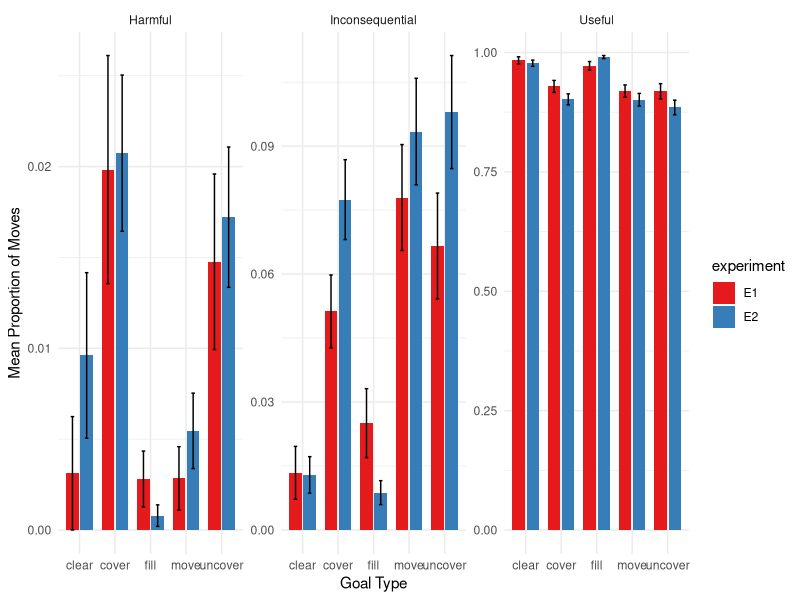
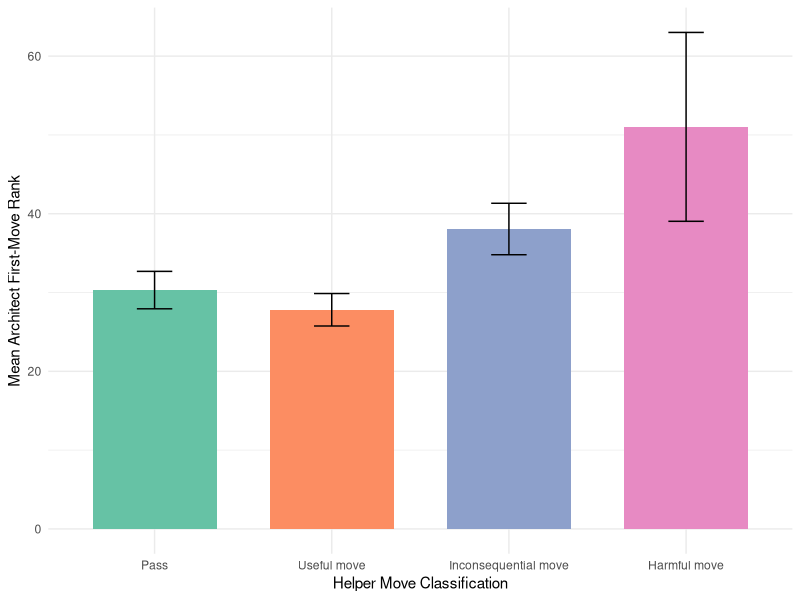
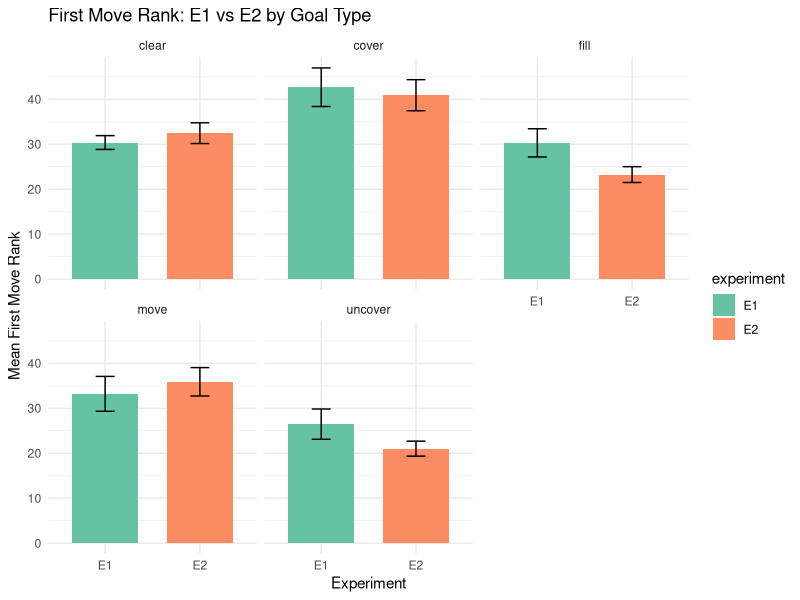

The R source for these figures, in order: (Note: this script raises an error after producing the figures.)
## ---- chunk 1
knitr::opts_chunk$set(echo = TRUE)
library(tidyverse)
library(lme4)
library(emmeans)
library(ggplot2)
library(dplyr)
library(broom)
library(rstatix)
library(ggpubr)
library(car)
library(stringr)
## ---- chunk 2
e1 <- read_csv("../data/e1/final_tracker.csv") %>%
  mutate(experiment = "E1")
e2 <- read_csv("../data/e2/final_tracker.csv")%>%
  mutate(experiment = "E2")
e1_first_moves <- read_csv("../data/e1/final_first_moves.csv")
e2_first_moves <- read_csv("../data/e2/first_moves.csv")
combined_saliences <- read_csv("../analysis/salience_first_moves.csv")


## ---- chunk 3

e1_architects <- e1 %>%
  filter(role == "architect")

combined <- bind_rows(e1_architects, e2) %>%
  mutate(
    move_type = case_when(
      move_utility == 1 ~ "Useful",
      move_utility == 0 ~ "Inconsequential",
      move_utility == -1 ~ "Harmful"
    ),
    ID = ifelse(experiment == "E2", anonID, ID)
  )

# counting move_types by proportion
prop_moves <- combined %>%
  count(experiment, ID, goal_type, move_type, name = "move_count") %>%
  group_by(experiment, ID, goal_type) %>%
  complete(move_type = c("Useful", "Harmful", "Inconsequential"), fill = list(move_count = 0)) %>%
  mutate(total_moves = sum(move_count),
         prop = move_count / total_moves) %>%
  ungroup() %>%
  mutate(across(c(experiment, goal_type, move_type, ID), as.factor)) %>%
  select(-move_count, -total_moves)



# check that proportions add to 1
prop_moves %>%
  group_by(experiment, ID, goal_type) %>%
  summarise(total_prop = sum(prop)) %>%
  ungroup()


# quick summary 
prop_moves_summary <- prop_moves %>%
  group_by(goal_type, experiment, move_type) %>%
  summarise(
    mean_prop = mean(prop),
    sd_prop = sd(prop),
    .groups = "drop"
  )

## ---- chunk 4

prop_model = lm(data = prop_moves, prop ~ experiment*move_type*goal_type)
car::Anova(prop_model)

# Get EMMs from full model, averaged over goal_type
emm <- emmeans(prop_model, ~ experiment | move_type)

# Pairwise comparisons between experiments within each move_type
distr_contrast_results <- contrast(emm, method = "pairwise", adjust = "tukey")

distr_contrast_results
## ---- chunk 5
ggplot(prop_moves, aes(x = goal_type, y = prop, fill = experiment)) +
  stat_summary(fun = mean, geom = "bar", position = position_dodge(width = 0.8), width = 0.7) +
  stat_summary(fun.data = mean_se, geom = "errorbar", 
               position = position_dodge(width = 0.8), 
               width = 0.2) +
  facet_wrap(~ move_type, scales = "free_y") +
  labs(y = "Mean Proportion of Moves", x = "Goal Type") +
  scale_fill_brewer(palette = "Set1") +
  theme_minimal()
## ---- chunk 6

# read & join architect ranks + helper first-move data
e1_first_moves %>%
  select(ID, goal, first_move_rank)

helpers <- e1 %>%
  filter(role == "helper", move_id == 1) %>%
  select(ID, goal, helper_move = move, helper_utility = move_utility)

helper_arch_comb <- e1_first_moves %>%
  inner_join(helpers, by = c("ID","goal"))

# make 4-level helper_class
helper_arch_comb <- helper_arch_comb %>%
  mutate(
    helper_class = case_when(
      helper_move == "pass"         ~ "Pass",
      helper_utility ==  1          ~ "Useful move",
      helper_utility ==  0          ~ "Inconsequential move",
      helper_utility == -1          ~ "Harmful move"
    ) %>%
    factor(levels = c("Pass","Useful move","Inconsequential move","Harmful move"))
  )

# frequencies & proportions of each class
helper_arch_comb %>%
  count(helper_class) %>%
  mutate(prop = n / sum(n))

# summary of architect first_move_rank by helper_class
helper_arch_comb_summary <- helper_arch_comb %>%
  group_by(helper_class) %>%
  summarise(
    mean_rank = mean(first_move_rank, na.rm = TRUE),
    sd_rank   = sd(first_move_rank,   na.rm = TRUE),
    n         = n(),
    .groups   = "drop"
  )

## ---- chunk 7
aov_model <- lm(first_move_rank ~ helper_class, data = helper_arch_comb)
car::Anova(aov_model)  

# estimated marginal means & Tukey‐adjusted pairwise contrasts
emm <- emmeans(aov_model, ~ helper_class)
helper_arch_contrast_res <- contrast(emm, method = "pairwise", adjust = "tukey")

helper_arch_contrast_res

## ---- chunk 8

ggplot(helper_arch_comb, aes(x = helper_class, y = first_move_rank, fill = helper_class)) +
  stat_summary(fun = mean, geom = "bar", position = position_dodge(.8), width = .7) +
  stat_summary(fun.data = mean_se, geom = "errorbar", position = position_dodge(.8), width = .2) +
  labs(
    x = "Helper Move Classification",
    y = "Mean Architect First-Move Rank"
  ) +
  scale_fill_brewer(palette = "Set2", guide = "none") +
  theme_minimal()


## ---- chunk 9

combined_first_moves <- bind_rows(
  e1_first_moves %>% mutate(experiment = "E1"),
  e2_first_moves %>% mutate(experiment = "E2")
) %>%
  mutate(goal_type = word(goal, 1))

anova_model <- lm(first_move_rank ~ experiment * goal_type, data = combined_first_moves)

# ANOVA test 
anova_results <- car::Anova(anova_model)
print(anova_results)

# Compute Estimated Marginal Means (EMMs) and contrasts
emm <- emmeans(anova_model, pairwise ~ experiment | goal_type, adjust = "tukey")
emm_results <- emm$contrasts
print(emm_results)



## ---- chunk 10
ggplot(combined_first_moves,
       aes(x = experiment, y = first_move_rank, fill = experiment)) +
  stat_summary(fun = mean, geom = "bar",
               position = position_dodge(.8), width = .7) +
  stat_summary(fun.data = mean_se, geom = "errorbar",
               position = position_dodge(.8), width = .2) +
  facet_wrap(~ goal_type) +
  labs(
    title = "First Move Rank: E1 vs E2 by Goal Type",
    x = "Experiment",
    y = "Mean First Move Rank"
  ) +
  scale_fill_brewer(palette = "Set2") +
  theme_minimal()


## ---- chunk 11
e1_prag <- combined_first_moves %>%
  filter(experiment == "E1") %>%
  select(ID, goal, goal_type, first_move_rank_e1 = first_move_rank)
e2_prag <- combined_first_moves %>%
  filter(experiment == "E2") %>%
  select(importId, anonID, goal, goal_type, first_move_rank_e2 = first_move_rank)

paired_prag <- e2_prag %>%
  inner_join(e1_prag, by = c("importId" = "ID", "goal", "goal_type")) %>%

## ---- chunk 12

goal_types <- unique(paired_prag$goal_type)
for(gt in goal_types) {
  temp <- paired_prag %>% filter(goal_type == gt)
  cat("====", gt, "====\n")
  print(t.test(temp$first_move_rank_e1, temp$first_move_rank_e2, var.equal = TRUE))
  cat("\n")}

## ---- chunk 13

ggplot(
  bind_rows(
    paired_prag %>%
      transmute(
        experiment = "E1",
        first_move_rank = first_move_rank_e1,
        goal_type = goal_type
      ),
    paired_prag %>%
      transmute(
        experiment = "E2",
        first_move_rank = first_move_rank_e2,
        goal_type = goal_type
      )
  ),
  aes(x = experiment, y = first_move_rank, fill = experiment)
) +
  stat_summary(fun = mean, geom = "bar",
               position = position_dodge(.8), width = .7) +
  stat_summary(fun.data = mean_se, geom = "errorbar",
               position = position_dodge(.8), width = .2) +
  facet_wrap(~ goal_type) +
  labs(
    title = "First Move Rank: Paired E1 vs E2 by Goal Type",
    x = "Experiment",
    y = "Mean First Move Rank"
  ) +
  scale_fill_brewer(palette = "Set2") +
  theme_minimal()

## ---- chunk 14

# stepwise
step_model <- lm(stepwise_salience ~ experiment * goal_type, data = combined_saliences)
car::Anova(step_model) 

# Get EMMs for experiment within each goal_type
emm_goal <- emmeans(step_model, ~ experiment | goal_type)

# Pairwise comparisons between experiments within goal_type
step_contrast_results <- contrast(emm_goal, method = "pairwise", adjust = "tukey")
print(step_contrast_results)

# euclidean
eucl_model <- lm(euclidean_salience ~ experiment * goal_type, data = combined_saliences)
car::Anova(eucl_model)

emm_eucl_goal <- emmeans(eucl_model, ~ experiment | goal_type)
  
eucl_contrast_results <- contrast(emm_eucl_goal, method = "pairwise", adjust = "tukey")
print(eucl_contrast_results)

## ---- chunk 15

e1_saliences <- combined_saliences %>%
  filter(experiment == "E1") %>%
  select(ID, goal, goal_type, stepwise_salience_e1 = stepwise_salience, euclidean_salience_e1 = euclidean_salience)
e2_saliences <- combined_saliences %>%
  filter(experiment =="E2") %>%
  select(importId, anonID, goal, goal_type, stepwise_salience_e2 = stepwise_salience, euclidean_salience_e2 = euclidean_salience)

paired_salience <- e2_saliences %>%
  inner_join(e1_saliences, by = c("importId" = "ID", "goal", "goal_type")) %>%

## ---- chunk 16

# stepwise salience
goal_types <- unique(paired_salience$goal_type)
for(gt in goal_types) {
  temp <- paired_salience %>% filter(goal_type == gt)
  cat("====", gt, "====\n")
  print(t.test(temp$stepwise_salience_e1, temp$stepwise_salience_e2, var.equal = TRUE))
  cat("\n")}

# euclidean salience
for(gt in goal_types) {
  temp <- paired_salience %>% filter(goal_type == gt)
  cat("====", gt, "====\n")
  print(t.test(temp$euclidean_salience_e1, temp$euclidean_salience_e2, var.equal = TRUE))
  cat("\n")}


## ---- chunk 17
# stepwise
ggplot(
  bind_rows(
    paired_salience %>%
      transmute(
        experiment = "E1",
        salience = stepwise_salience_e1,
        goal_type = goal_type
      ),
    paired_salience %>%
      transmute(
        experiment = "E2",
        salience = stepwise_salience_e2,
        goal_type = goal_type
      )
  ),
  aes(x = experiment, y = salience, fill = experiment)
) +
  stat_summary(fun = mean, geom = "bar",
               position = position_dodge(.8), width = .7) +
  stat_summary(fun.data = mean_se, geom = "errorbar",
               position = position_dodge(.8), width = .2) +
  facet_wrap(~ goal_type) +
  labs(
    title = "Stepwise Salience: Paired E1 vs E2 by Goal Type",
    x = "Experiment",
    y = "Mean Stepwise Salience"
  ) +
  scale_fill_brewer(palette = "Set2") +
  theme_minimal()

# euclidean
ggplot(
  bind_rows(
    paired_salience %>%
      transmute(
        experiment = "E1",
        salience = euclidean_salience_e1,
        goal_type = goal_type
      ),
    paired_salience %>%
      transmute(
        experiment = "E2",
        salience = euclidean_salience_e2,
        goal_type = goal_type
      )
  ),
  aes(x = experiment, y = salience, fill = experiment)
) +
  stat_summary(fun = mean, geom = "bar",
               position = position_dodge(.8), width = .7) +
  stat_summary(fun.data = mean_se, geom = "errorbar",
               position = position_dodge(.8), width = .2) +
  facet_wrap(~ goal_type) +
  labs(
    title = "Euclidean Salience: Paired E1 vs. E2 by Goal Type",
    x = "Experiment",
    y = "Mean Euclidean Salience"
  ) +
  scale_fill_brewer(palette = "Set2") +
  theme_minimal()


## ---- chunk 18

# observed-baseline differences
combined_saliences <- combined_saliences %>%
  mutate(
    diff_stepwise = stepwise_salience - random_stepwise_salience,
    diff_euclidean = euclidean_salience - random_euclidean_salience
  )
# stepwise gap
step_gap_model <- lm(diff_stepwise ~ experiment * goal_type,
                     data = combined_saliences)
car::Anova(step_gap_model)

# get EMMs for experiment within each goal_type
emm_step_gap <- emmeans(step_gap_model, ~ experiment | goal_type)

# pairwise comparisons between experiments within goal_type
step_gap_contrast_results <- contrast(emm_step_gap,
                                      method = "pairwise",
                                      adjust = "tukey")
print(step_gap_contrast_results)

# euclidean gap
eucl_gap_model <- lm(diff_euclidean ~ experiment * goal_type,
                     data = combined_saliences)
car::Anova(eucl_gap_model)

emm_eucl_gap <- emmeans(eucl_gap_model, ~ experiment | goal_type)

eucl_gap_contrast_results <- contrast(emm_eucl_gap,
                                      method = "pairwise",
                                      adjust = "tukey")
print(eucl_gap_contrast_results)


## ---- chunk 19

long_sal <- combined_saliences %>%
  pivot_longer(
    cols     = c(stepwise_salience, euclidean_salience),
    names_to = "salience_type",
    values_to= "salience"
  )

long_sal <- combined_saliences %>%
  pivot_longer(
    cols         = c(stepwise_salience,
                     euclidean_salience,
                     random_stepwise_salience,
                     random_euclidean_salience),
    names_to     = c("salience_source","salience_type"),
    names_pattern= "(random_)?(stepwise|euclidean)_salience",
    values_to    = "salience"
  ) %>%
  mutate(
    salience_source = if_else(salience_source == "random_", 
                              "baseline", 
                              "observed"),
    salience_type   = paste0(salience_type, "_salience")
  )

## ---- chunk 20

# observed salience by goal type e1 vs e2
ggplot(long_sal,
       aes(x = experiment, y = salience, fill = experiment)) +
  stat_summary(fun     = mean,
               geom    = "bar",
               position= position_dodge(.8),
               width   = .7) +
  stat_summary(fun.data = mean_se,
               geom     = "errorbar",
               position = position_dodge(.8),
               width    = .2) +
  facet_grid(salience_type ~ goal_type,
             scales   = "free_y",
             labeller = labeller(
               salience_type = c(
                 stepwise_salience  = "Stepwise",
                 euclidean_salience = "Euclidean"
               )
             )
  ) +
  labs(x     = "Experiment",
       y     = "Mean Salience",
       title = "Stepwise vs Euclidean Salience by Goal Type") +
  scale_fill_brewer(palette = "Set2", guide = "none") +
  theme_minimal()



# observed vs baseline, facetted by salience type and goal
ggplot(long_sal,
       aes(x = experiment, y = salience, fill = salience_source)) +
  stat_summary(fun       = mean,
               geom      = "bar",
               position  = position_dodge(.8),
               width     = .7) +
  stat_summary(fun.data = mean_se,
               geom     = "errorbar",
               position = position_dodge(.8),
               width    = .2) +
  facet_grid(salience_type ~ goal_type,
             scales   = "free_y",
             labeller = labeller(
               salience_type = c(
                 stepwise_salience  = "Stepwise",
                 euclidean_salience = "Euclidean"
               )
             )
  ) +
  labs(x     = "Experiment",
       y     = "Mean Salience",
       fill  = "Source",
       title = "Observed vs Baseline Salience by Goal Type") +
  scale_fill_brewer(palette = "Set3") +
  theme_minimal()

## ---- chunk 21

e1_move_list <- e1 %>%
  mutate(arch_move_from = as.numeric(str_extract(move, "(?<=\\().+?(?=,)")),
         helper_move_to = as.numeric(str_extract(move, "(?<=, ).+?(?=\\))"))) 

corrections <- e1_move_list %>%
  arrange(ID, goal, move_id) %>%
  group_by(ID, goal) %>%
  mutate(
    next_move_role = lead(role),
    arch_pickup = lead(arch_move_from),
    arch_move_utility = lead(move_utility)) %>%
  ungroup() %>%
  filter(role == "helper", next_move_role == "architect", helper_move_to == arch_pickup) %>%
  select(ID, goal, goal_type, move_id, helper_move_to, arch_pickup, helper_move_utility = move_utility, arch_move_utility)

print(corrections)


## ---- chunk 22

# count of corrections by goal type

corrections %>%
  count(goal_type) %>%
  ggplot(aes(x = goal_type, y = n, fill = goal_type)) +
    geom_bar(stat = "identity") +
    labs(title = "Count of Corrections by Goal Type", x = "Goal Type", y = "Number of Corrections") +
    scale_fill_brewer(palette = "Set2") +
    theme_minimal()

# utility of helper move preceding correction

corrections %>%
  count(goal_type, helper_move_utility) %>%
  ggplot(aes(x = as.factor(helper_move_utility), y = n, fill = as.factor(helper_move_utility))) +
  geom_bar(stat = "identity") +
  facet_wrap(~ goal_type) +
  labs(
    title = "Corrections by Helper Utility and Goal Type",
    x = "Helper Move Utility",
    y = "Number of Corrections") +
  scale_fill_brewer(palette = "Set2", guide = "none") +
  theme_minimal()
    
